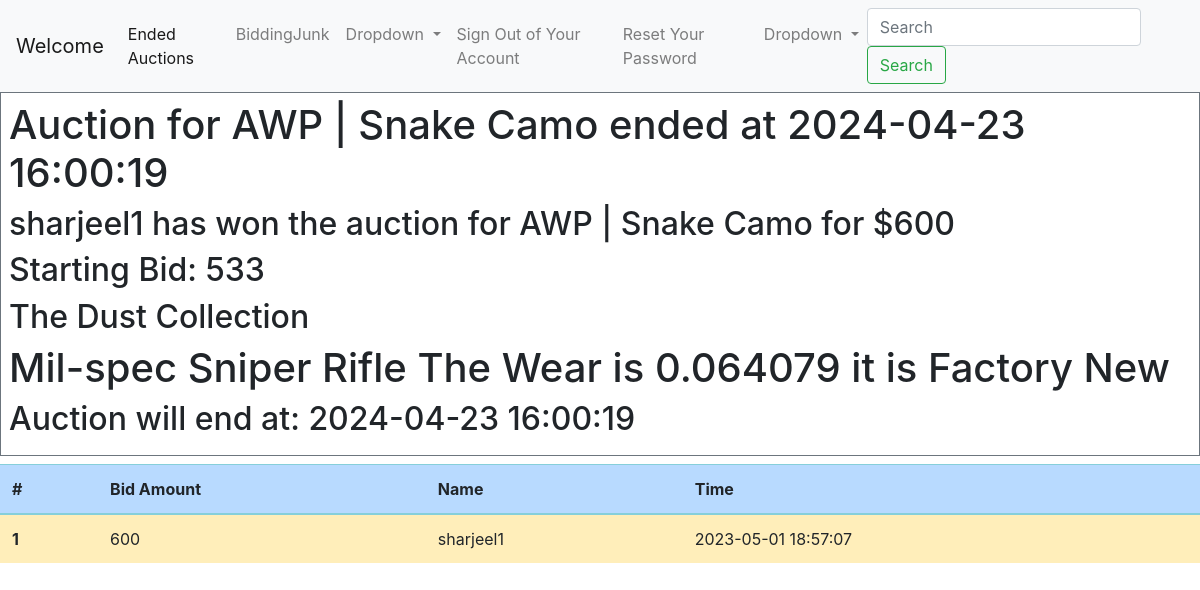
The app's page /ended.php?item=3 with its own data.
### tables this page shows
CREATE TABLE `auctions` (
  `item_id` int(11) NOT NULL AUTO_INCREMENT,
  `item_name` varchar(50) DEFAULT NULL,
  `item_category` varchar(32) DEFAULT NULL,
  `description` varchar(255) DEFAULT NULL,
  `starting_bid` double DEFAULT NULL,
  `start_time` datetime NOT NULL,
  `end_time` datetime DEFAULT NULL,
  `image` varchar(255) DEFAULT 'error.jpg',
  `winning_bid` double DEFAULT NULL,
  PRIMARY KEY (`item_id`),
  UNIQUE KEY `id` (`item_id`)
);

CREATE TABLE `bids` (
  `BiddingAmount` int(11) DEFAULT NULL,
  `timestamp` datetime DEFAULT CURRENT_TIMESTAMP,
  `user_id` int(11) DEFAULT NULL,
  `item_id` int(11) DEFAULT NULL
);

CREATE TABLE `users` (
  `id` int(11) NOT NULL AUTO_INCREMENT,
  `username` varchar(50) NOT NULL,
  `password` varchar(255) NOT NULL,
  `created_at` datetime DEFAULT CURRENT_TIMESTAMP,
  `is_admin` tinyint(4) DEFAULT '0',
  PRIMARY KEY (`id`),
  UNIQUE KEY `username` (`username`)
);

### ended.php (the view, shortened to what this page needs)
<?php
require_once ("config.php");
$item_id = $_GET["item"];
$sql = "Select * from auctions where item_id = :itemId ";
$stmt = $pdo->prepare($sql);
$stmt->bindParam(":itemId", $item_id);
$stmt->execute();
$item = $stmt->fetch();
$endTime = $item["end_time"];
$sql2= "Select b.BiddingAmount, b.timestamp,u.username from bids b
         join users u on b.user_id = u.id
         where item_id=:itemId
         order by b.BiddingAmount desc
         limit 5";
if($stmt2 = $pdo->prepare($sql2)){
    $stmt2->bindParam(":itemId", $item_id);
    if($stmt2->execute())
    {
        $bids = $stmt2->fetchAll();
    }
}
$highestBid = $bids[0]["BiddingAmount"];
$highestBidder = $bids[0]["username"];
?>
<!doctype html>
<html lang="en">
<head>
    <link rel="stylesheet" href="https://stackpath.bootstrapcdn.com/bootstrap/4.5.2/css/bootstrap.min.css">
</head>
<body>
<nav class="navbar navbar-expand-lg navbar-light bg-light">
    <a class="navbar-brand" href="welcome.php">Welcome</a>
    <div class="collapse navbar-collapse" id="navbarSupportedContent">
        <ul class="navbar-nav mr-auto">
            <li class="nav-item active">
                <a class="nav-link" href="endedauctions.php">Ended Auctions<span class="sr-only">(current)</span></a>
            </li>
            <li class="nav-item">
                <?php
                if($_SESSION["is_admin"] == true) {
                    ?>
                    <a class="nav-link" href="admin.php">Admin Actions</a>
                    <?php
                }
                else{
                    ?>
                    <a class="nav-link" href="#">BiddingJunk</a>
                    <?php
                }
                ?>
            </li>
            <li class="nav-item dropdown">
                <a class="nav-link dropdown-toggle" data-toggle="dropdown" href="#" id="navbarDropdown" role="button" aria-haspopup="true" aria-expanded="false">
                    Dropdown
                </a>
            </li>
            <li class="nav-item">
                <a class="nav-link" href="logout.php">Sign Out of Your Account</a>
            </li>
            <li class="nav-item">
                <a class="nav-link" href="reset-password.php">Reset Your Password</a>
            </li>
            <li class="nav-item dropdown">
                <a class="nav-link dropdown-toggle" data-toggle="dropdown" href="#" id="navbarDropdown" role="button" aria-haspopup="true" aria-expanded="false">
                    Dropdown
                </a>
            </li>
        </ul>
        <form class="form-inline my-2 my-lg-0">
            <input class="form-control mr-sm-2" type="search" placeholder="Search" aria-label="Search">
            <button class="btn btn-outline-success my-2 my-sm-0" type="submit">Search</button>
        </form>
    </div>
</nav>
<div class="border border-secondary p-2 mb-2 border-opacity-50 gap-3">
    <h1>Auction for <?=$item["item_name"] ?> ended at <?=$endTime?></h1>
    <h2><?= $highestBidder ?> has won the auction for <?=$item["item_name"]?> for $<?=$highestBid?></h2>
    <h2>Starting Bid:  <?=$item["starting_bid"]?></h2>
    <h2><?=$item["item_category"] ?></h2>
    <h1><?=$item["description"] ?></h1>
    <h2>Auction will end at: <?=$item["end_time"]?></h2>
</div>
<table class="table table-striped table-info">
    <thead>
    <tr class="table-primary">
        <th scope="col">#</th>
        <th scope="col">Bid Amount</th>
        <th scope="col">Name</th>
        <th scope="col">Time</th>
    </tr>
    </thead>
    <tbody>
    <?php
    $count=1;
    if(isset($bids)){
        foreach($bids as $bid)
        {
            ?>
            <tr class="<?php echo ($count==1) ? 'table-warning' :'' ?>">
                <th scope="row"><?=$count?></th>
                <td><?=$bid["BiddingAmount"]?></td>
                <td><?=$bid["username"]?></td>
                <td><?=$bid["timestamp"]?></td>
            </tr>
            <?php
            $count++;
        }
    }
    else{
        ?>
        <tr>
            <th>No bids</th>
        </tr>
        <?php
    }
    ?>
    </tbody>
</table>
</body>
</html>

### records on screen
auctions: item_name "AWP | Snake Camo", end_time "2024-04-23 16:00:19", starting_bid "533", item_category "The Dust Collection", description "Mil-spec Sniper Rifle The Wear is 0.064079 it is Factory New"
bids: user.username "sharjeel1", BiddingAmount "600", timestamp "2023-05-01 18:57:07"
